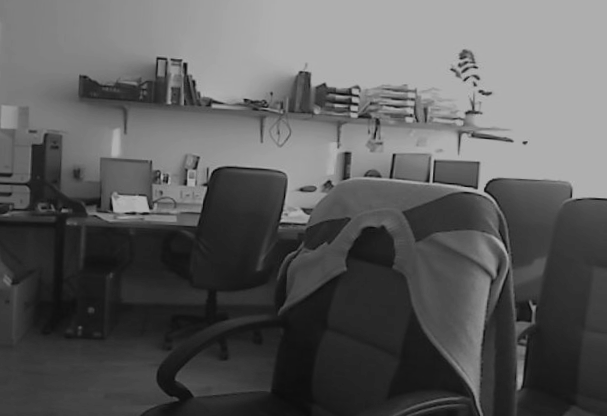
#> input picture assignment5/data/disparity/office_left.png, 607 x 416 px, found by its file name
$ jupyter execute assignment5.ipynb
#> lines starting #> are read from the running program, lines starting #| are printed output that depends on the picture
[cell 1]
import numpy as np
import matplotlib.pyplot as plt
from PIL import Image
import cv2
import os

from google.colab import drive
drive.mount("/content/drive")

import sys
sys.path.insert(0,'/content/drive/MyDrive/ColabNotebooks')
from UZ_utils import *

sys.path.insert(0,'/content/drive/MyDrive/ColabNotebooks/assignment4')
from a4_utils import *

sys.path.insert(0,'/content/drive/MyDrive/ColabNotebooks/assignment5')
from a5_utils import *

EX 1a

d = x1 - x2
_____________________

x1 / f = px / pz => x1 = px * f / pz

-x2 / f = (T - px) / pz => x2 = (px - T) * f / pz

__________________________

d = px * f / pz - (px - T) * f / pz

d = (px - (px - T)) * f / pz

d = T * f / pz

____________________

d in pz sta obratno sorazmerna: dlje ko je predmet od kamere, manjši je d

EX 1b

[cell 2]
f = 2.5 #mm
T = 120 #mm #12 cm
pz = np.linspace(0.0001, 200, num=1000)
d = T * f / pz
plt.ylim([0, 200])
plt.plot(pz,d)
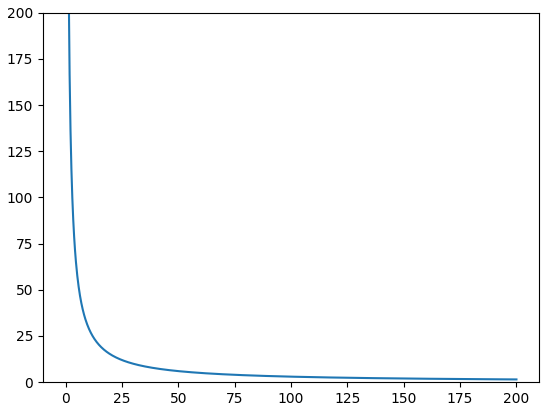
#> figure drawn by matplotlib, 1 panel; curve peaks at x = 0.0001, y = 3000000

EX 1c

f = 2.5 mm

T = 120 mm

sensor_resolution = 648 x 488

pixel_width = 0.0074 mm

px_xL = 550  # 550. pixel

px_xR = 300  (540)
________________________
xL = px_xL * pixel_width = 4.07

xR = px_xR * pixel_width = 2.22

d = xL - xR = 1.85

pz = T * f / d = 162.162 mm = 0.16 m
_______________________

xR = px_xR * pixel_width = 3.996

d = xL - xR = 0.074

pz = T * f / d = 4054 mm = 4.05 m

EX 1d* DELA

[cell 3]
def resize_gray(stri,r=2):
#> called with r = 2
  img = cv2.imread(stri)
#> img is the input picture: shape (416, 607, 3); min 7, max 186, mean 92.1
  res = cv2.resize(img, dsize=(int(img.shape[1]/r),int(img.shape[0]/r)), interpolation=cv2.INTER_CUBIC)
  gray = cv2.cvtColor(res, cv2.COLOR_BGR2GRAY)
#> call 2 of resize_gray, with r = 2
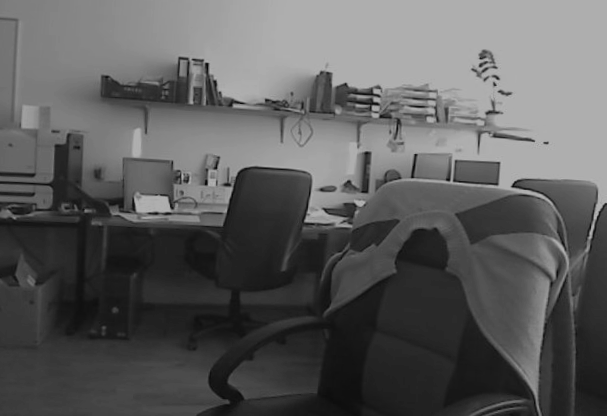
#> input picture assignment5/data/disparity/office_right.png, 607 x 416 px, found by its file name
#> in resize_gray, img is the input picture: shape (416, 607, 3); min 6, max 184, mean 92.8
  return(gray)

def NCC(X,Y):
  X = X.reshape(-1)
  Y = Y.reshape(-1)
  x_ = X.mean()
  y_ = Y.mean()
  x_diff = (X-x_)
  y_diff = (Y-y_)
  st = np.sum(x_diff*y_diff)
  im = np.sqrt( np.sum(x_diff*x_diff) * np.sum(y_diff*y_diff) )
  return (st,im)

def neki(IL,IR):
  I = np.zeros(IL.shape)
  k = 5 #patchsize 10
  w = 17 #window 34
  for row in range(k,IL.shape[0]-k):
    for cL in range(k,IL.shape[1]-k):
      d = 0
      NCCmax = None
      X = IL[row-k:row+k,cL-k:cL+k]
      l1 = max(k,cL-w)
      l2 = min(cL+w,IR.shape[1]-k)
      for cR in range(l1,l2):
        Y = IR[row-k:row+k,cR-k:cR+k]
        #print(X.shape,Y.shape)
        NCCcurr = NCC(X,Y)
        if NCCcurr[1] < 0.0000000000001:
          d = cL-cR
          break
        if NCCmax is None or NCCcurr[0]/NCCcurr[1] > NCCmax:
          NCCmax = NCCcurr[0]/NCCcurr[1]
          d = cL-cR
      I[row,cL] = d
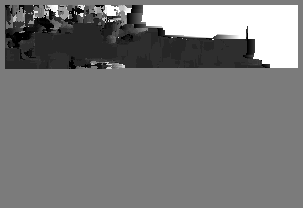
#> I: shape (208, 303) float64; min -16, max 17, mean -0.151; drawn with min black and max white
    #imshow(I)
  return(I)

IL = resize_gray("/content/drive/MyDrive/ColabNotebooks/assignment5/data/disparity/office_left.png")
IR = resize_gray("/content/drive/MyDrive/ColabNotebooks/assignment5/data/disparity/office_right.png")
I = neki(IL,IR)
imshow(I)
